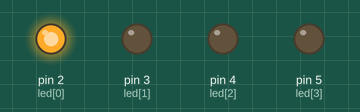
Simulated run of this sketch. Board: Arduino Uno, built with avr-gcc and run on an emulated ATmega328P. Parts: output pins drawn as LEDs (lit = HIGH).

Above: at 0.2 s.
At 1.2 s:
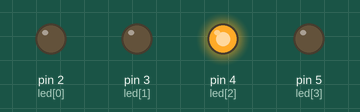
At 2.7 s:
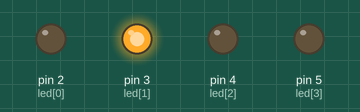
At 3.7 s:
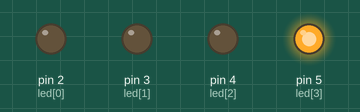
Timing chart, 0 to 4.6 s (numbered marks = the images above):
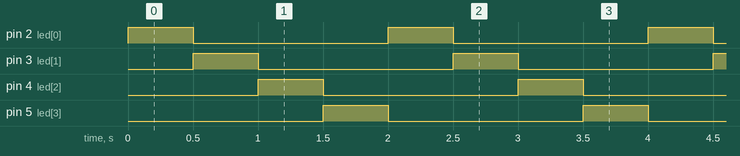

The sketch:

230816_aula2.ino
```cpp
#define lapse 500

int led[4] = {2,3,4,5};
unsigned long next;
unsigned long current;


void setup() {
  for(int i=0; i<4; i++){
    pinMode(led[i], OUTPUT);
  }
  next = 0;
  current = 0;
  //for(int i =0; i<4; i++){digitalWrite(led[i], 1);}
}

void loop() {
  if(millis() >= next){
    digitalWrite(led[current], 1);
    for(int i=0; i<4; i++){
      if(i != current) digitalWrite(led[i], 0);}
    current = (current+1)%4;
    next= millis()+lapse;
  }
}
```

Measured:
- by itself, pin 2 (led[0]), pin 3 (led[1]), pin 4 (led[2]), pin 5 (led[3]): alternates HIGH for 0.50 s and LOW for 1.5 s
- by itself, everything shown: repeats every 2.0 s, in 4 steps
